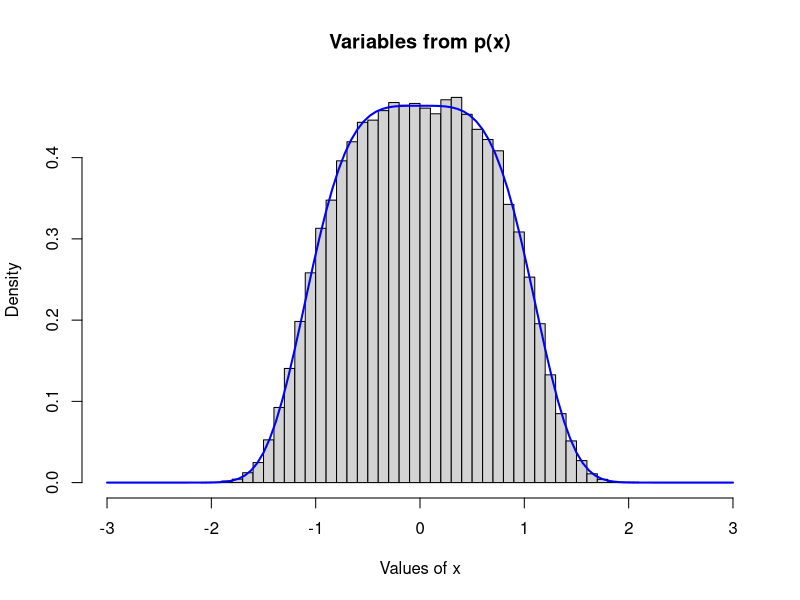
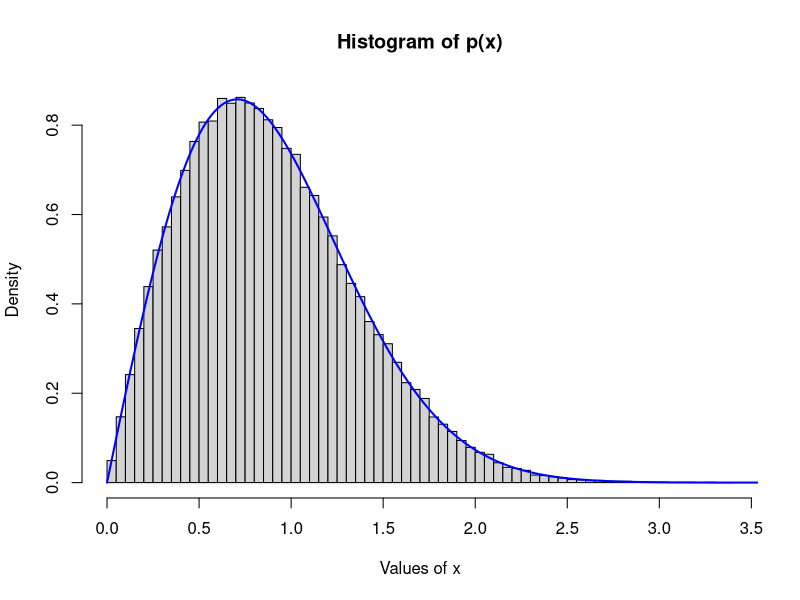
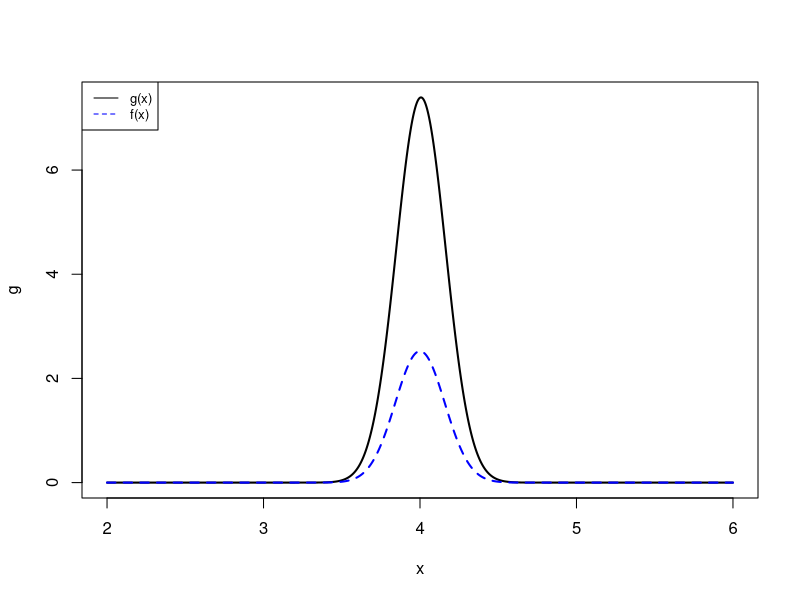
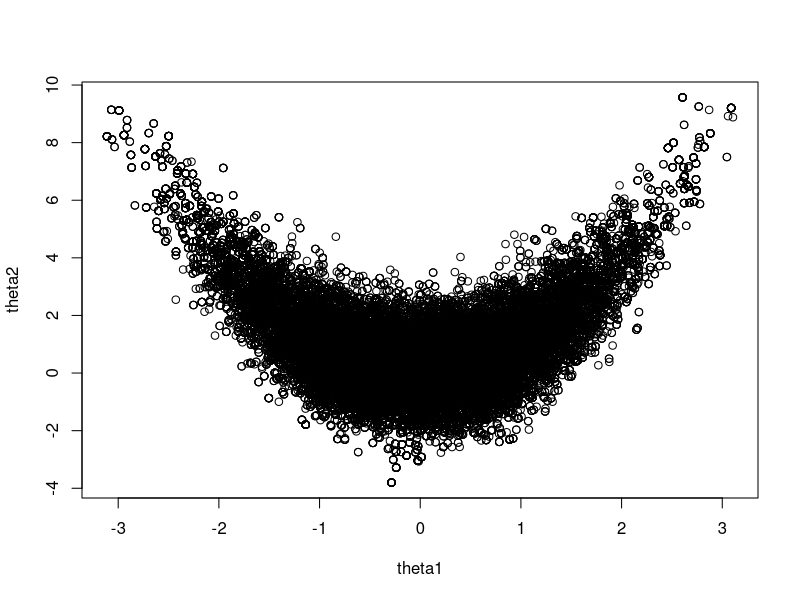
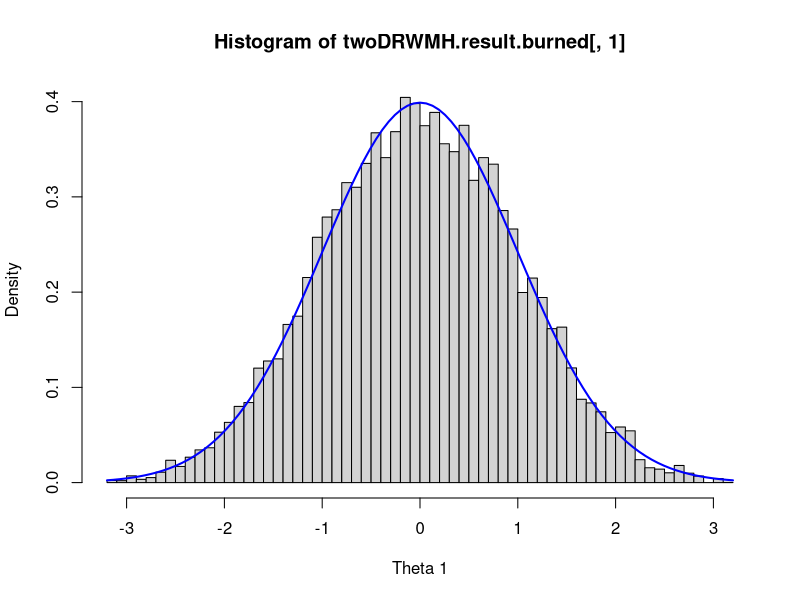
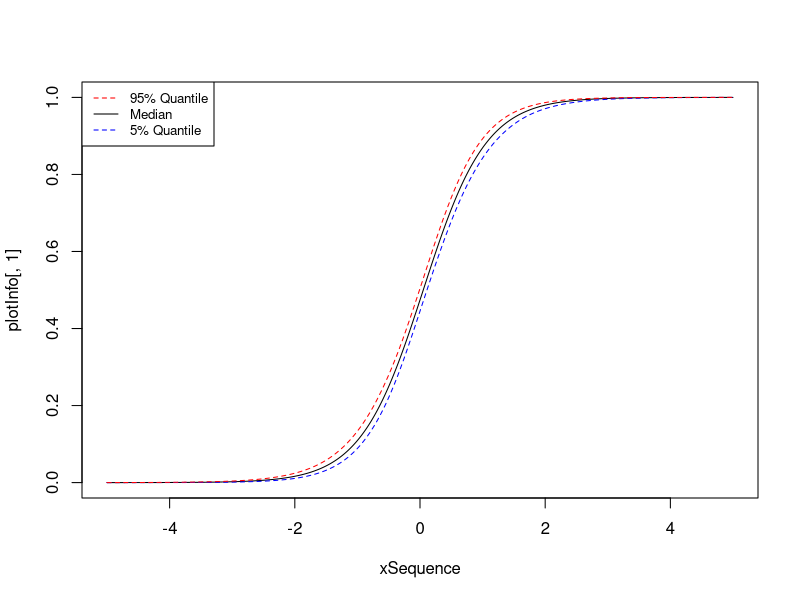
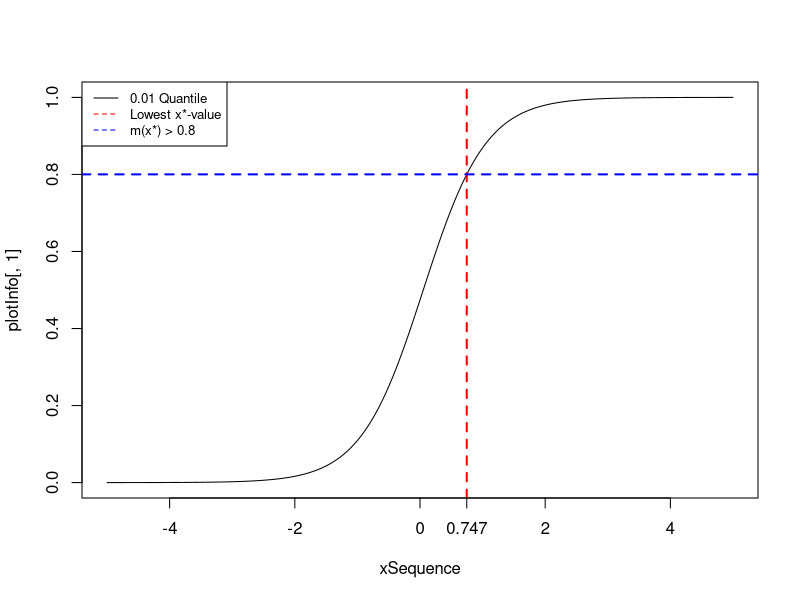
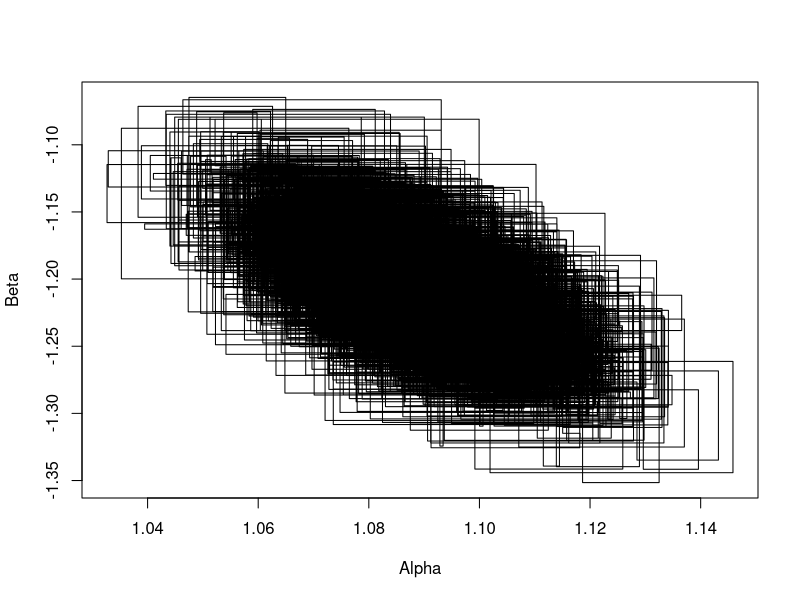

These charts were generated, in order, by the following R code:
## ---- chunk 1
rm(list = ls())
library(coda)
library(mvtnorm)
## ---- chunk 2

# The probability density p(x)
p <- function(x) {
  2^(1/4)*gamma(3/4)/pi*exp(-(x^4)/2)
}

oneD.IRWMH <- function(prob, sigma, theta, Nsim = 10000){
  res <- vector(length = Nsim)
  # allocate memory
  res[1] <- theta
  # old importance weight
  wt.old <- prob(res[1])/dnorm(res[1], sd = sigma)
  Nacc <- 0
    for(i in 2:Nsim){
      # proposal (note, independent of past)
      thetaStar <- rnorm(1, sd = sigma)
      # new importance weight
      wt.star <- prob(thetaStar)/dnorm(thetaStar, sd = sigma)
      # accept probability
      alpha <- min(1.0, wt.star/wt.old)
      # accept/reject
      if(runif(1) < alpha){
        res[i] <- thetaStar
        wt.old <- wt.star
        Nacc <- Nacc + 1
      } else {
        res[i] <- res[i-1]
      }
    }
  res
}

Nsim <- 100000
IndRandVariables <- oneD.IRWMH(p, theta = 0.0, sigma = 0.8, Nsim = Nsim)
IndRandVariables.burned <- IndRandVariables[201:length(IndRandVariables)]

# Plotting the random variables together with the probability density.
hist(IndRandVariables.burned, probability = TRUE, breaks = 50, xlim = c(-3, 3), 
     main = "Variables from p(x)", xlab = "Values of x")
curve(p, add = TRUE, -3, 3, col = "blue", lwd = 2)
## ---- chunk 3

# The probability density p(x)
p <- function(x){
  2*x*exp(-x^2)
}

Nsim <- 100000
u <- runif(Nsim)
# x-values from the inverse transform method
x.variables <- sqrt(-log(1-u))
x.variables.burned <- x.variables[201:length(x.variables)]

hist(x.variables.burned, freq = FALSE, main = 'Histogram of p(x)', xlab = 'Values of x', breaks = 50)
curve(p, 0, 4, add = TRUE, n=Nsim, col="blue", lwd = 2)
## ---- chunk 4

# The probability density g(x)
g <- function(x){ exp(sqrt(x))*exp(-20*(x-4)^2)}

Nsim <- 10000
# Generating random variables based on f(x)
x <- rnorm(Nsim, 4, sqrt(1/40))
# Storing all values larger than 0, as specified in the problem.
x <- x[x > 0]

intiReal <- integrate(g, 0, Inf)$value
# Solving the integral by importance sampling
intiMC <- mean(g(x) / dnorm(x, 4, sqrt(1/40)))

c("Acutal integral" = intiReal, "Sampled integral" = intiMC)

plot(g, xlim = c(2, 6), n= 1000, lwd = 2)
curve(dnorm(x, 4, sqrt(1/40)), 2, 6, n=1000, add= TRUE, col = "blue ", lty = 2, lwd = 2)
legend("topleft", legend=c("g(x)", "f(x)"),
       col=c("black", "blue"), lty = c(1, 2) , cex=0.8)
## ---- chunk 5
# Write from scratch!

lp.log <- function(theta){
  -(theta[1]^2/2)-(theta[2] - theta[1]^2)^2/2 # log(g(theta))
}

Nsim <- 50000

twoDRWMH <- function(lprob, sigma, theta = c(0.0,0.0)){
  # allocate output space
  out <- matrix(0.0, Nsim, 2)
  out[1, ] <- theta
  
  # store old lprob
  lp.old <- lprob(theta)
  
  # accept counter
  Nacc <- 0
  # main iteration loop
  for(i in 2:Nsim){
    # proposal
    # using rmvnorm and a matrix as sigma to operate at both theta values
    thetaStar <- out[(i-1), ] + rmvnorm(1, theta, diag(sigma, 2, 2))
    
    # evaluate
    lp.star <- lprob(thetaStar)
    
    # accept prob
    alpha <- exp(min(0.0, lp.star - lp.old))
    
    # accept/reject
    if(runif(1) < alpha && is.finite(alpha)){
      # accept
      out[i, ] <- thetaStar
      lp.old <- lp.star
      Nacc <- Nacc + 1
    } else {
      out[i, ] <- out[(i-1), ]      
    }
  }
  
  print(c("Acceptance rate" = round(Nacc/(Nsim - 1), 4)))
  return(out)
}

twoDRWMH.result <- twoDRWMH(lprob = lp.log , sigma = 4.3)
twoDRWMH.result.burned <- twoDRWMH.result[501:length(twoDRWMH.result[ ,1]), ]
colnames(twoDRWMH.result.burned) <- c("theta1","theta2")

plot(twoDRWMH.result.burned)

ESS <- function(x){ return(as.numeric(coda::effectiveSize(x))) }
ess <- ESS(twoDRWMH.result.burned)
c("ESS Theta 1" = ess[[1]], "ESS Theta 2" = ess[[2]])

hist(twoDRWMH.result.burned[,1], xlab="Theta 1", freq = FALSE, breaks = 60)
curve(dnorm(x, mean = 0, sd = 1), col = "blue", add = TRUE, lwd = 2)
## ---- chunk 6

library(mvtnorm)

df <- data.frame(read.table("logistic_regression_data.txt"))
x <- df$x
y <- df$y

# exp siden man har log av 
logistic.lp <- function(theta){
    alpha <- theta[1]
    beta <- theta[2]
    
    # log-likelihood
    Eeta <- exp(alpha + beta * x)
    p <- Eeta/(1.0 + Eeta)
    log.like <- sum(dbinom(y, size = 1, prob = p, log = TRUE))
    
    # priors
    log.prior <- dnorm(alpha, sd =10, log=TRUE) + dnorm(beta, sd = 10, log = TRUE)
    
    # log-posterior kernel
    return(log.like + log.prior)
}

Nsim <- 10000

iMH <- function(target_prob, theta, sigma, tuning) {
  res <- matrix(0, Nsim, 2)
  # allocate memory
  res[1, ] <- theta
  # old importance weight
  wt.old <- exp(target_prob(res[1, ]))/dmvnorm(res[1, ], mean = theta, sigma = sigma)
  Nacc <- 0
  
  for(i in 2:Nsim){
    # proposal (note, independent of past)
    thetaStar <- rmvnorm(1, mean = theta, sigma = sigma * tuning)
    # new importance weight
    wt.star <- exp(target_prob(thetaStar)) / dmvnorm(thetaStar, mean = theta, sigma = sigma)
    
    # accept probability
    alpha <- min(1.0, wt.star / wt.old)
    # accept/reject
    if(runif(1) < alpha){
      res[i, ] <- thetaStar
      wt.old <- wt.star
      Nacc <- Nacc + 1
    } else {
      res[i, ] <- res[i-1, ]
    }
  }
    print(c("Acceptance rate" = round(Nacc/(Nsim - 1), 3)))
  return(res)
}

sigmas <- matrix(c(0.00653, -0.00058, -0.00058, 0.01689), 2, 2)
thetas <- c(-0.102, 1.993)

# Not necessarry to use burn-in, but a good rule of thumb
iMH.output <- iMH(logistic.lp, theta = thetas, sigma = sigmas, tuning = 0.8)
iMH.output.burned <- iMH.output[501:length(iMH.output[ ,1]), ]

print(
  c(
    "Theta 1" = round(colMeans(iMH.output.burned)[[1]], 3),
    "Theta 2" = round(colMeans(iMH.output.burned)[[2]], 3)
  )
)

# hist(iMH.output.burned[ ,1], breaks = 60, freq = FALSE)
# curve(dnorm(x, mean(iMH.output.burned[,1]), sd(iMH.output.burned[,1])), add=TRUE)

# print(var(iMH.output.burned[ ,1]))
# print(var(iMH.output.burned[ ,2]))

# hist(iMH.output.burned[ ,2], breaks = 60, freq = FALSE)
# curve(dnorm(x, mean(iMH.output.burned[,2]), sd(iMH.output.burned[,2])), add=TRUE)


# plot(iMH.output.burned,pch=20,cex=0.1,xlab="MCMC iteration #")

# cov(iMH.output.burned)

ess <- ESS(iMH.output.burned)
c("ESS Alpha" = ess[[1]], "ESS Beta" = ess[[2]])
## ---- chunk 7

mFunc <- function(x_i) {
  exp(alpha + beta * x_i) / (1 + exp(alpha + beta * x_i))
}

stepInfo <- function(x_i) {
  mstar <- exp(iMH.output.burned[ , 1] + iMH.output.burned[ , 2] * x_i) / (1 + exp(iMH.output.burned[ , 1] + iMH.output.burned[ , 2] * x_i))
  med <- median(mstar)
  # Quant01 is used in problem 3c)
  quant01 <- quantile(mstar, 0.01)
  quant05 <- quantile(mstar, 0.05)
  quant95 <- quantile(mstar, 0.95)
  return(c(med, quant01, quant05, quant95))
}

xSequence <- seq(-5, 5, length.out = length(iMH.output.burned[ ,1]))
plotInfo <- matrix(0, length(xSequence), 4)
i <- 0


for (i in 1:length(xSequence)) {
  plotInfo[i,] <- stepInfo(xSequence[i])
}

plot(xSequence, plotInfo[, 1], type="l", col="black")
lines(xSequence, plotInfo[, 3], type="l", col="blue", lty=2)
lines(xSequence, plotInfo[, 4], type="l", col="red", lty=2)
legend("topleft", legend=c("95% Quantile","Median", "5% Quantile"),
       col=c("red", "black", "blue"), lty=c(2, 1, 2), cex=0.8)
## ---- chunk 8
# First value larger than 0.8. 1% quantile
lowestValue <- plotInfo[, 1][plotInfo[, 1] > 0.8][1]

# First x-value of m-value with 99% probability of being larger than 0.8
firstOccurence <- xSequence[Position(function(x) x > 0.8, plotInfo[, 1])]

firstOccurence.rounded <- round(firstOccurence, 3)

print(c("Smallest x*-value" = firstOccurence))

plot(xSequence, plotInfo[, 1], type="l", col="black")
abline(v = firstOccurence, col="red", lty = 2, lwd = 2)
abline(h = lowestValue, col="blue", lty = 2, lwd = 2)
axis(1, at=firstOccurence.rounded, labels=firstOccurence.rounded)
legend("topleft", legend=c("0.01 Quantile", "Lowest x*-value", "m(x*) > 0.8"),
       col=c("black", "red", "blue"), lty = c(1, 2, 2) , cex=0.8)
## ---- chunk 9

df <- data.frame(read.table(file="linear_regression_data.txt"))
x <- df$x
y <- df$y


#
# Gibbsampler for bivariate normal target
#

gibbs3b <- function() {
  n <- 10000 # number of Gibbs iterations
  theta <- c(1, 1, 1) # variable used as state throughout
  res <- matrix(0.0, 3*n + 1, 3) # results, note stores twice per iteration
  res[1, ] <- theta
  k <- 2 # store counter
  
  for(i in 1:n){
      # update first block (alpha)
      theta[1] <- rnorm(1, theta[3]*sum(y-theta[2]*x) / (theta[3]*length(y) + 1/100),
                        1 / (theta[3]*length(y) + 1/100))
      
      # store state
      res[k, ] <- theta
      k <- k+1
      
      # update second block (beta)
      theta[2] <- rnorm(1, theta[3]*sum(x*y-x*theta[1]) / (theta[3]*sum(x^2) + 1/100),
                        1 / (theta[3]*sum(x^2) + 1/100))
      # store state
      res[k, ] <- theta
      k <- k+1
      
       # update third block (tau)
      theta[3] <- rgamma(1, shape = length(y)/2 + 1,
                         scale = 1/(1/2 * sum((y-theta[1]-theta[2]*x)^2) + 1))
      # store state
      res[k, ] <- theta
      k <- k+1
  }
  res
}
## ---- chunk 10
gibbs3 <- gibbs3b()


gibbs3.burned <- gibbs3[501:length(gibbs3[ ,1]), ]
colnames(gibbs3.burned) <-  c("Alpha", "Beta", "Tau")

round(colMeans(gibbs3.burned), 4)

plot(gibbs3.burned[,1], gibbs3.burned[,2], type="l", xlab = "Alpha", ylab = "Beta")
# plot(gibbs3.burned[,1], gibbs3.burned[,3], type="l", xlab = "Alpha", ylab = "Tau")
# plot(gibbs3.burned[,2], gibbs3.burned[,3], type="l", xlab = "Beta", ylab = "Tau")

ess <- ESS(gibbs3.burned)
c("ESS Alpha" = ess[[1]], "ESS Beta" = ess[[2]], "ESS Tau" = ess[[3]])

# Classical linear regression
lm.out <- lm(y~x,data=df)
c("Alpha" = lm.out$coefficients[[1]], "Beta" = lm.out$coefficients[[2]])
## ---- chunk 11

gibbs2b <- function() {
  n <- 10000 # number of Gibbs iterations
  theta <- c(1, -1.2, 1.0) # variable used as state throughout
  res <- matrix(0.0, 2*n+1, 3) # results, note stores twice per iteration
  res[1, ] <- theta
  k <- 2 # store counter
  
  # Calculating some constants for performance:
  sumx <- sum(x)
  # Sum of x^2
  sumx2 <- sum(x^2)
  # Sum of y
  sumy <- sum(y)
  # Sum of xy
  sumyx <- sum(y*x)
  # Length of both y (or x)
  dataLength <- length(y)
  
  
  for(i in 1:n){
    cVal = matrix(c(-dataLength*theta[3]-0.01, -theta[3]*sumx,
                    -theta[3]*sumx, -theta[3]*sumx2-0.01), 2, 2)
    bVal = c(theta[3]*sumy, theta[3]*sumyx)
    
    # update first block
    theta[1:2] <- rmvnorm(1, -solve(cVal) %*% bVal,
                          -solve(cVal))
  
    # store state
    res[k,] <- theta
    k <- k+1
    
    
    # update the second block
    theta[3] <- rgamma(1, shape = dataLength/2 + 1,
                       scale = 1/(1/2 * sum((y-theta[1] - theta[2]*x)^2) + 1))
    #store state
    res[k,] <- theta
    k <- k+1
  }
  res
}

gibbs2 <- gibbs2b()

gibbs2.burned <- gibbs2[501:length(gibbs2[ ,1]), ]
colnames(gibbs2.burned) <-  c("Alpha", "Beta", "Tau")

round(colMeans(gibbs2.burned), 4)

# plot(gibbs2.burned[,1], gibbs2.burned[,2], type="l", xlab = "Alpha", ylab = "Beta")
# plot(gibbs2.burned[,1], gibbs2.burned[,3], type="l", xlab = "Alpha", ylab = "Tau")
# plot(gibbs2.burned[,2], gibbs2.burned[,3], type="l", xlab = "Beta", ylab = "Tau")

ess <- ESS(gibbs2.burned)
c("ESS Alpha" = ess[[1]], "ESS Beta" = ess[[2]], "ESS Tau" = ess[[3]])
